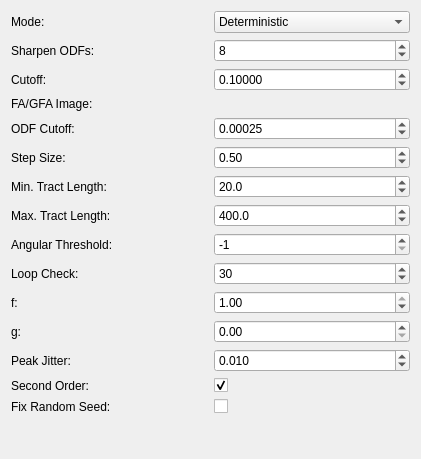
     <widget class="QWidget" name="page_trackingparam">
      <property name="geometry">
       <rect>
        <x>0</x>
        <y>0</y>
        <width>421</width>
        <height>459</height>
       </rect>
      </property>
      <attribute name="label">
       <string>Tractography Parameters</string>
      </attribute>
      <attribute name="toolTip">
       <string>Specify the behavior of the tractography at each streamline integration step (step size, deterministic/probabilistic, ...).</string>
      </attribute>
      <layout class="QGridLayout" name="gridLayout_14">
       <item row="5" column="1">
        <widget class="QDoubleSpinBox" name="m_OdfCutoffBox">
         <property name="toolTip">
          <string>Additional threshold on the ODF magnitude. This is useful in case of CSD fODF tractography. For fODFs a good default value is 0.1, for normalized dODFs, e.g. Q-ball ODFs, this threshold should be very low (0.00025) or 0.</string>
         </property>
         <property name="decimals">
          <number>5</number>
         </property>
         <property name="maximum">
          <double>1.000000000000000</double>
         </property>
         <property name="singleStep">
          <double>0.100000000000000</double>
         </property>
         <property name="value">
          <double>0.000250000000000</double>
         </property>
        </widget>
       </item>
       <item row="14" column="1">
        <widget class="QDoubleSpinBox" name="m_PeakJitterBox">
         <property name="toolTip">
          <string>Important for probabilistic peak tractography and peak prior. Actual jitter is drawn from a normal distribution with peak_jitter*fabs(direction_value) as standard deviation.</string>
         </property>
         <property name="decimals">
          <number>3</number>
         </property>
         <property name="maximum">
          <double>1.000000000000000</double>
         </property>
         <property name="singleStep">
          <double>0.100000000000000</double>
         </property>
         <property name="value">
          <double>0.010000000000000</double>
         </property>
        </widget>
       </item>
       <item row="16" column="0">
        <widget class="QLabel" name="m_FaThresholdLabel_6">
         <property name="toolTip">
          <string/>
         </property>
         <property name="text">
          <string>Fix Random Seed:</string>
         </property>
        </widget>
       </item>
       <item row="18" column="0">
        <spacer name="verticalSpacer_2">
         <property name="orientation">
          <enum>Qt::Vertical</enum>
         </property>
         <property name="sizeHint" stdset="0">
          <size>
           <width>20</width>
           <height>40</height>
          </size>
         </property>
        </spacer>
       </item>
       <item row="1" column="0">
        <widget class="QLabel" name="m_FaThresholdLabel_3">
         <property name="toolTip">
          <string/>
         </property>
         <property name="text">
          <string>Mode:</string>
         </property>
        </widget>
       </item>
       <item row="3" column="0">
        <widget class="QLabel" name="m_FaThresholdLabel">
         <property name="toolTip">
          <string/>
         </property>
         <property name="text">
          <string>Cutoff:</string>
         </property>
        </widget>
       </item>
       <item row="8" column="1">
        <widget class="QDoubleSpinBox" name="m_MinTractLengthBox">
         <property name="toolTip">
          <string>Minimum tract length in mm. Shorter fibers are discarded.</string>
         </property>
         <property name="statusTip">
          <string>Minimum fiber length (in mm)</string>
         </property>
         <property name="decimals">
          <number>1</number>
         </property>
         <property name="maximum">
          <double>999.000000000000000</double>
         </property>
         <property name="singleStep">
          <double>1.000000000000000</double>
         </property>
         <property name="value">
          <double>20.000000000000000</double>
         </property>
        </widget>
       </item>
       <item row="10" column="0">
        <widget class="QLabel" name="m_AngularThresholdLabel">
         <property name="toolTip">
          <string/>
         </property>
         <property name="text">
          <string>Angular Threshold:</string>
         </property>
        </widget>
       </item>
       <item row="12" column="1">
        <widget class="QDoubleSpinBox" name="m_fBox">
         <property name="toolTip">
          <string>f=1 + g=0 means FACT (depending on the chosen interpolation). f=0 and g=1 means TEND (disable interpolation for this mode!).</string>
         </property>
         <property name="decimals">
          <number>2</number>
         </property>
         <property name="maximum">
          <double>1.000000000000000</double>
         </property>
         <property name="singleStep">
          <double>0.100000000000000</double>
         </property>
         <property name="value">
          <double>1.000000000000000</double>
         </property>
        </widget>
       </item>
       <item row="11" column="1">
        <widget class="QSpinBox" name="m_LoopCheckBox">
         <property name="toolTip">
          <string>Maximum allowed angular SDTEV over 4 voxel lengths. Default: 30°</string>
         </property>
         <property name="statusTip">
          <string/>
         </property>
         <property name="minimum">
          <number>-1</number>
         </property>
         <property name="maximum">
          <number>180</number>
         </property>
         <property name="value">
          <number>30</number>
         </property>
        </widget>
       </item>
       <item row="13" column="0">
        <widget class="QLabel" name="m_gLabel">
         <property name="toolTip">
          <string/>
         </property>
         <property name="text">
          <string>g:</string>
         </property>
        </widget>
       </item>
       <item row="16" column="1">
        <widget class="QCheckBox" name="m_FixSeedBox">
         <property name="toolTip">
          <string>Always produce the same random numbers.</string>
         </property>
         <property name="text">
          <string/>
         </property>
        </widget>
       </item>
       <item row="9" column="1">
        <widget class="QDoubleSpinBox" name="m_MaxTractLengthBox">
         <property name="toolTip">
          <string>Minimum tract length in mm. Shorter fibers are discarded.</string>
         </property>
         <property name="statusTip">
          <string>Maximum fiber length (in mm)</string>
         </property>
         <property name="decimals">
          <number>1</number>
         </property>
         <property name="maximum">
          <double>999.000000000000000</double>
         </property>
         <property name="singleStep">
          <double>1.000000000000000</double>
         </property>
         <property name="value">
          <double>400.000000000000000</double>
         </property>
        </widget>
       </item>
       <item row="6" column="1">
        <widget class="QDoubleSpinBox" name="m_StepSizeBox">
         <property name="toolTip">
          <string>Step size (in voxels)</string>
         </property>
         <property name="decimals">
          <number>2</number>
         </property>
         <property name="minimum">
          <double>0.010000000000000</double>
         </property>
         <property name="maximum">
          <double>10.000000000000000</double>
         </property>
         <property name="singleStep">
          <double>0.100000000000000</double>
         </property>
         <property name="value">
          <double>0.500000000000000</double>
         </property>
        </widget>
       </item>
       <item row="2" column="0">
        <widget class="QLabel" name="m_FaThresholdLabel_5">
         <property name="toolTip">
          <string/>
         </property>
         <property name="text">
          <string>Sharpen ODFs:</string>
         </property>
        </widget>
       </item>
       <item row="3" column="1">
        <widget class="QDoubleSpinBox" name="m_ScalarThresholdBox">
         <property name="toolTip">
          <string>Threshold on peak magnitude, FA, GFA, ...</string>
         </property>
         <property name="decimals">
          <number>5</number>
         </property>
         <property name="maximum">
          <double>1.000000000000000</double>
         </property>
         <property name="singleStep">
          <double>0.100000000000000</double>
         </property>
         <property name="value">
          <double>0.100000000000000</double>
         </property>
        </widget>
       </item>
       <item row="4" column="1">
        <widget class="QmitkSingleNodeSelectionWidget" name="m_FaImageSelectionWidget" native="true"/>
       </item>
       <item row="14" column="0">
        <widget class="QLabel" name="m_PeakJitterLabel">
         <property name="toolTip">
          <string/>
         </property>
         <property name="text">
          <string>Peak Jitter:</string>
         </property>
        </widget>
       </item>
       <item row="11" column="0">
        <widget class="QLabel" name="m_LoopCheckLabel">
         <property name="toolTip">
          <string/>
         </property>
         <property name="text">
          <string>Loop Check:</string>
         </property>
        </widget>
       </item>
       <item row="6" column="0">
        <widget class="QLabel" name="m_StepsizeLabel">
         <property name="toolTip">
          <string/>
         </property>
         <property name="text">
          <string>Step Size:</string>
         </property>
        </widget>
       </item>
       <item row="9" column="0">
        <widget class="QLabel" name="m_MinTractLengthLabel_2">
         <property name="toolTip">
          <string/>
         </property>
         <property name="text">
          <string>Max. Tract Length:</string>
         </property>
        </widget>
       </item>
       <item row="4" column="0">
        <widget class="QLabel" name="mFaImageLabel">
         <property name="toolTip">
          <string/>
         </property>
         <property name="text">
          <string>FA/GFA Image:</string>
         </property>
        </widget>
       </item>
       <item row="5" column="0">
        <widget class="QLabel" name="m_OdfCutoffLabel">
         <property name="toolTip">
          <string/>
         </property>
         <property name="text">
          <string>ODF Cutoff:</string>
         </property>
        </widget>
       </item>
       <item row="13" column="1">
        <widget class="QDoubleSpinBox" name="m_gBox">
         <property name="toolTip">
          <string>f=1 + g=0 means FACT (depending on the chosen interpolation). f=0 and g=1 means TEND (disable interpolation for this mode!).</string>
         </property>
         <property name="decimals">
          <number>2</number>
         </property>
         <property name="maximum">
          <double>1.000000000000000</double>
         </property>
         <property name="singleStep">
          <double>0.100000000000000</double>
         </property>
         <property name="value">
          <double>0.000000000000000</double>
         </property>
        </widget>
       </item>
       <item row="10" column="1">
        <widget class="QSpinBox" name="m_AngularThresholdBox">
         <property name="toolTip">
          <string>Angular threshold between two steps (in degree). -1: automatic, 90° * step_size (in voxels), at most 86.9°</string>
         </property>
         <property name="minimum">
          <number>-1</number>
         </property>
         <property name="maximum">
          <number>90</number>
         </property>
         <property name="singleStep">
          <number>1</number>
         </property>
         <property name="value">
          <number>-1</number>
         </property>
        </widget>
       </item>
       <item row="1" column="1">
        <widget class="QComboBox" name="m_ModeBox">
         <property name="toolTip">
          <string>Toggle between deterministic and probabilistic tractography. Some modes might not be available for all types of tractography.</string>
         </property>
         <item>
          <property name="text">
           <string>Deterministic</string>
          </property>
         </item>
         <item>
          <property name="text">
           <string>Probabilistic</string>
          </property>
         </item>
        </widget>
       </item>
       <item row="12" column="0">
        <widget class="QLabel" name="m_fLabel">
         <property name="toolTip">
          <string>f parameter of tensor tractography. f=1 + g=0 means FACT (depending on the chosen interpolation). f=0 and g=1 means TEND (disable interpolation for this mode!).</string>
         </property>
         <property name="text">
          <string>f:</string>
         </property>
        </widget>
       </item>
       <item row="8" column="0">
        <widget class="QLabel" name="m_MinTractLengthLabel">
         <property name="toolTip">
          <string/>
         </property>
         <property name="text">
          <string>Min. Tract Length:</string>
         </property>
        </widget>
       </item>
       <item row="2" column="1">
        <widget class="QSpinBox" name="m_SharpenOdfsBox">
         <property name="toolTip">
          <string>Rais ODF to the power of X</string>
         </property>
         <property name="minimum">
          <number>1</number>
         </property>
         <property name="value">
          <number>8</number>
         </property>
        </widget>
       </item>
       <item row="15" column="0">
        <widget class="QLabel" name="m_SecondOrderLabel">
         <property name="toolTip">
          <string/>
         </property>
         <property name="text">
          <string>Second Order:</string>
         </property>
        </widget>
       </item>
       <item row="15" column="1">
        <widget class="QCheckBox" name="m_SecondOrderBox">
         <property name="toolTip">
          <string>Use second order integration to avoid streamline overshoot</string>
         </property>
         <property name="text">
          <string/>
         </property>
         <property name="checked">
          <bool>true</bool>
         </property>
        </widget>
       </item>
      </layout>
     </widget>
